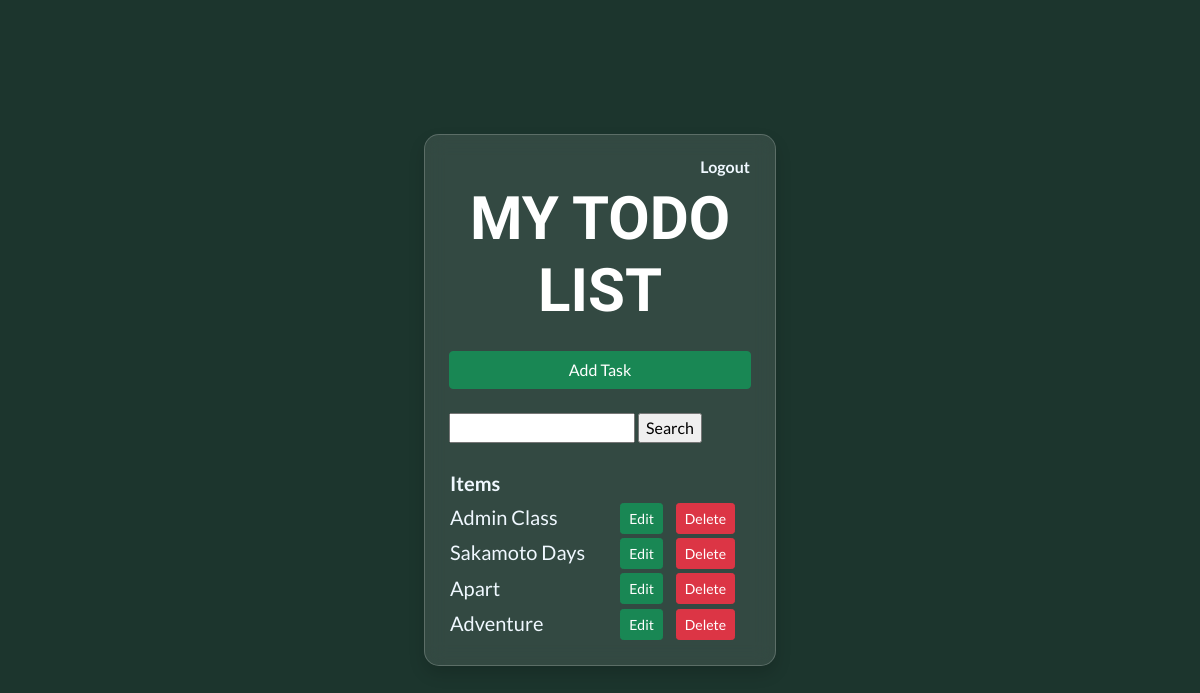
Page / (signed in) on the earlier database version.
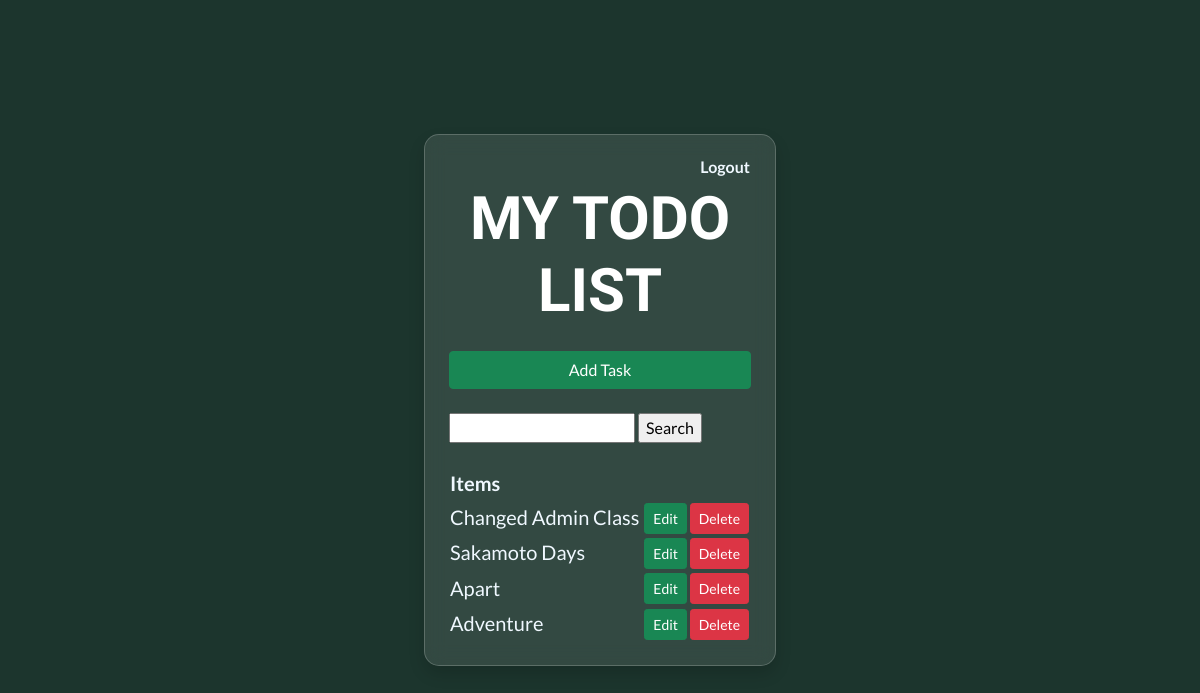
Same page on the later database version.
### tasks/models.py (models this page shows, shortened)
class Task(models.Model):
    user = models.ForeignKey(User, on_delete=models.CASCADE, null=True, blank=True)
    title= models.CharField(max_length=200)
    description = models.TextField(null=True, blank=True)
    created_at = models.DateTimeField(auto_now_add=True)
    is_completed = models.BooleanField(default=False)
    class Meta:
        ordering = ['is_completed']

### tasks/views.py (the view)
# urls.py: path('',TaskList.as_view(), name='tasks'),
class TaskList(LoginRequiredMixin, ListView):
    model = Task
    context_object_name ='tasks'
    def get_context_data(self, **kwargs):
        context = super().get_context_data(**kwargs)
        context['tasks'] = context['tasks'].filter(user = self.request.user)
        context['count'] = context['tasks'].filter(is_completed = False).count()
        search_input = self.request.GET.get('search-area') or ''
        if search_input:
            context['tasks'] = context['tasks'].filter(title__startswith= search_input)
        context['search_input'] = search_input
        return context

### tasks/templates/tasks/task_list.html (shortened to what this page needs)
{% extends "base.html" %}
{% load static %}
{% block content %}
    <div class="d-flex justify-content-center align-items-center vh-100">
    {% if request.user.is_authenticated %}
        <div class="card glass-card p-4 shadow position-relative" style="width: 22rem;">
            <div class="d-flex align-items-center mb-4 gap-5">
                <form action="{% url "logout" %}" method="POST">
                        <button type="submit" class="btn logout-btn position-absolute" style="top:15px; right:15px;">Logout</button>
                </form>
            </div>
    {% else %}
        <a href="{% url "login" %}">Login</a>
    {% endif %}
    <h1 class="mb-4 text-center fw-bold text-uppercase">My ToDo List</h1>
    <a class="btn btn-success mb-4" href="{% url "task-create" %}">Add Task</a>
    <form class="mb-4" action="" method="GET">
        <input type="text" name="search-area" value={{search_input}}>
        <input type="submit" value="Search">
    </form>
    <table>
        <tr>
            <th>Items</th>
        </tr>
        {% for task in tasks %}
            <tr>
                <td class="tasks">{{task.title}}</td>
                <td><a class="btn btn-success btn-sm" href="{% url "task-update" task.id %}">Edit</a></td>
                <td><a class="btn btn-danger btn-sm"href="{% url "task-delete" task.id %}">Delete</a></td>
            </tr>
        {% empty %}
            <h3>No items in list</h3>
        {% endfor %}
    </table>
    </div>
        </div>
{% endblock %}

Differences in the rows shown:
changed Task: title "Admin Class" → "Changed Admin Class"
